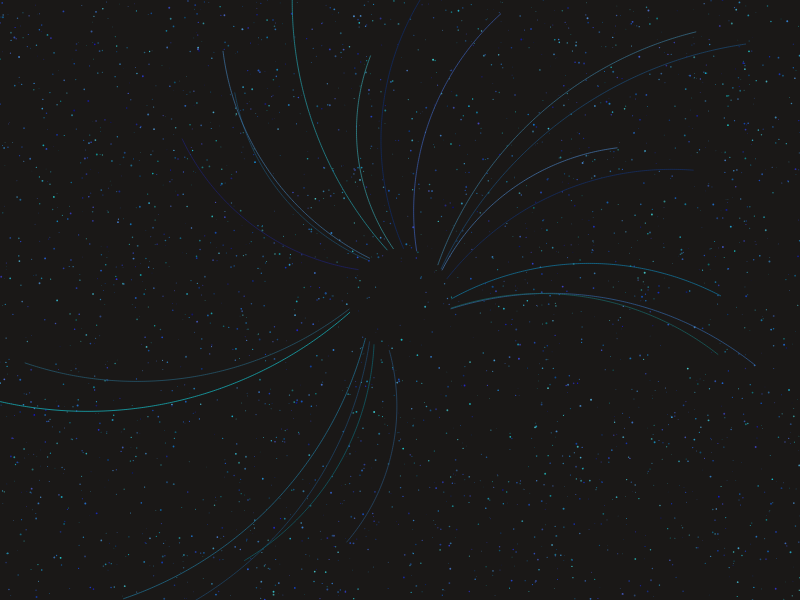
Frame 1 (no input)
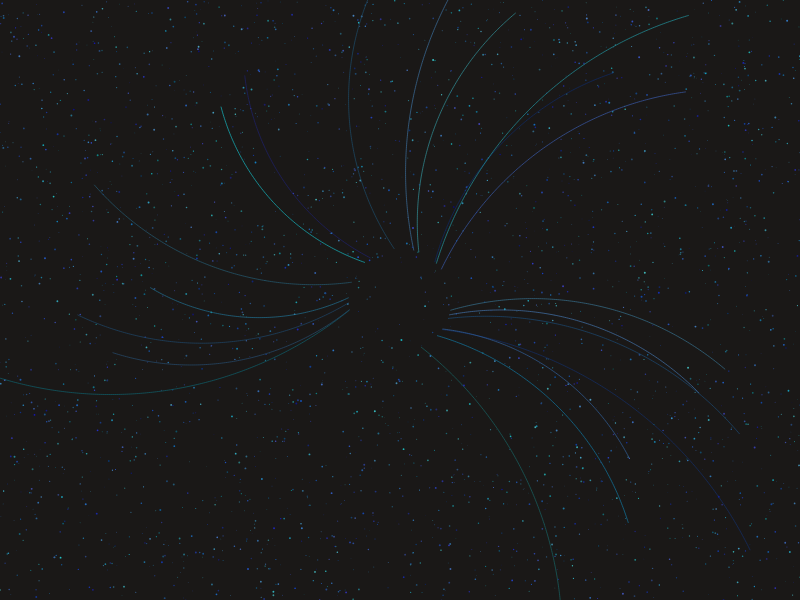
Frame 60 (no input)
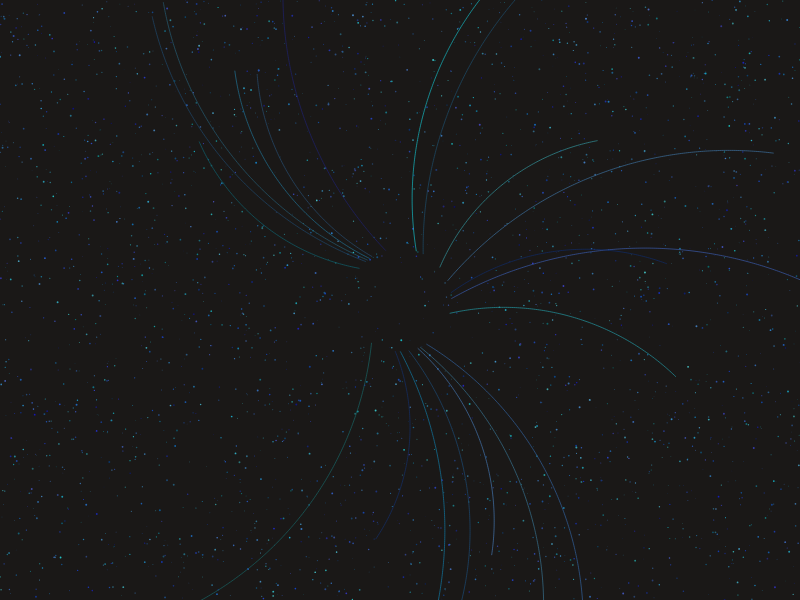
Frame 120 (the mouse pressed at the canvas centre since frame 60)

The p5.js sketch that drew these frames (run headless with seeded random() and noise() and a simulated clock; from frame 60 on, the mouse is pressed at the canvas centre):

// p5.js sketch
// ── sketch.js
let filaments = [];
let particles = [];
let grid = [];

function setup() {
  createCanvas(800, 600);
  colorMode(HSB, 360, 100, 100, 1);
  
  // Initialize filaments
  for (let i = 0; i < 20; i++) {
    filaments.push({
      points: [],
      hue: random(180, 240),
      saturation: random(60, 90),
      brightness: random(40, 80),
      speed: random(0.005, 0.02),
      angle: random(TWO_PI)
    });
  }

  // Initialize particles
  for (let i = 0; i < 3000; i++) {
    particles.push({
      x: random(width),
      y: random(height),
      size: random(0.5, 2),
      hue: random(180, 240),
      saturation: random(60, 90),
      brightness: random(40, 80),
      speed: random(0.001, 0.01),
      angle: random(TWO_PI)
    });
  }

  // Create grid for spatial hashing
  let gridSize = 50;
  let cols = ceil(width / gridSize);
  let rows = ceil(height / gridSize);
  grid = new Array(cols * rows).fill().map(() => []);
}

function draw() {
  background(20, 10, 10);

  // Update and draw particles
  for (let i = 0; i < particles.length; i++) {
    let p = particles[i];
    
    // Slow organic movement
    p.x += cos(p.angle) * p.speed * 2;
    p.y += sin(p.angle) * p.speed * 2;
    p.angle += random(-0.05, 0.05);

    // Boundary wrap
    if (p.x < 0) p.x = width;
    if (p.x > width) p.x = 0;
    if (p.y < 0) p.y = height;
    if (p.y > height) p.y = 0;

    fill(p.hue, p.saturation, p.brightness);
    noStroke();
    ellipse(p.x, p.y, p.size);
  }

  // Update and draw filaments
  for (let i = 0; i < filaments.length; i++) {
    let f = filaments[i];
    
    // Slow movement
    f.angle += f.speed;
    
    // Reset points array
    f.points = [];
    
    // Create filament chain
    let length = random(100, 200);
    let x = width / 2 + cos(f.angle) * 50;
    let y = height / 2 + sin(f.angle) * 50;
    
    for (let j = 0; j < length; j++) {
      let point = {
        x: x,
        y: y,
        size: map(j, 0, length, 1, 4)
      };
      
      f.points.push(point);
      
      // Move next point
      let angle = f.angle + map(j, 0, length, -0.5, 0.5);
      x += cos(angle) * 2;
      y += sin(angle) * 2;
    }

    // Draw filament
    noFill();
    stroke(f.hue, f.saturation, f.brightness, 0.7);
    strokeWeight(1);
    
    beginShape();
    for (let j = 0; j < f.points.length; j++) {
      let p = f.points[j];
      curveVertex(p.x, p.y);
    }
    endShape();
  }

  // Simple motion detection
  if (frameCount % 30 === 0) {
    // Ensure canvas changes by updating something visible
    fill(20, 10, 10, 0.05);
    noStroke();
    rect(0, 0, width, height);
  }
}
